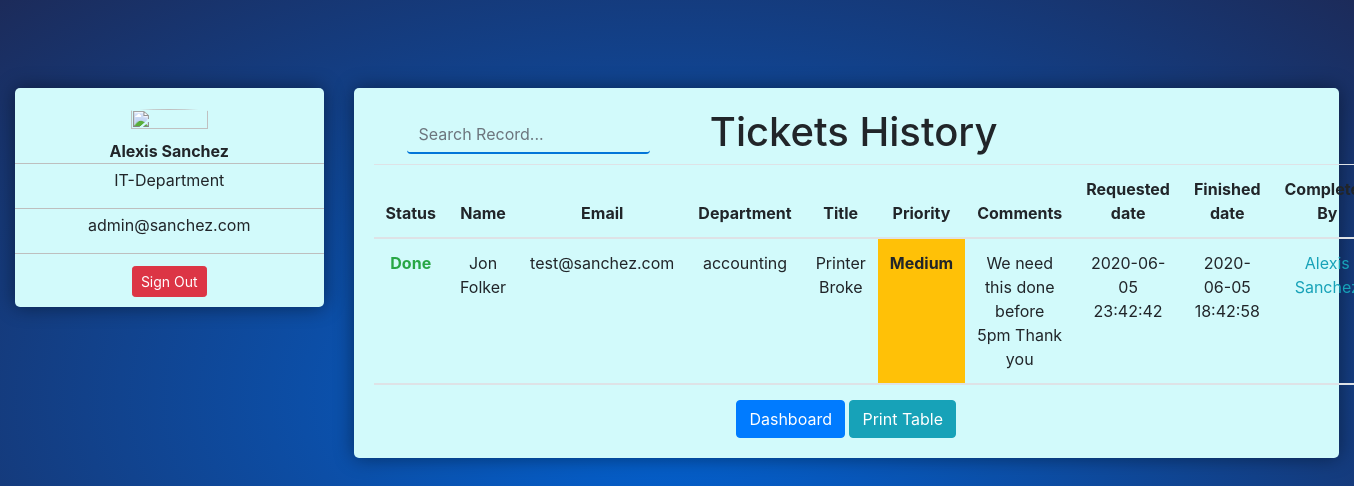
The app's page /view/all-tickets.php (signed in) with its own data.
### tables this page shows
CREATE TABLE `users` (
  `id` int(100) NOT NULL,
  `fname` varchar(20) NOT NULL,
  `lname` varchar(20) NOT NULL,
  `email` varchar(50) NOT NULL,
  `password` varchar(20) NOT NULL,
  `department` varchar(30) NOT NULL,
  `level` varchar(25) NOT NULL
);

CREATE TABLE `request_ticket` (
  `id` int(100) NOT NULL,
  `fname` varchar(20) NOT NULL,
  `lname` varchar(20) NOT NULL,
  `email` varchar(50) NOT NULL,
  `department` varchar(30) NOT NULL,
  `title` varchar(100) NOT NULL,
  `priority` varchar(20) NOT NULL,
  `comments` varchar(500) NOT NULL,
  `request_date` timestamp NOT NULL DEFAULT current_timestamp(),
  `status` varchar(20) NOT NULL,
  `finished_date` varchar(250) NOT NULL,
  `completed_by` varchar(100) NOT NULL
);

### view/all-tickets.php (the view, shortened to what this page needs)
<!DOCTYPE html>
<html lang="en">
<head>
    <link rel="stylesheet" href="https://stackpath.bootstrapcdn.com/bootstrap/4.5.0/css/bootstrap.min.css">
    <link rel="stylesheet" href="../css/style.css">
</head>
<body>
    <div class="">
        <div class="row profile">
            <?php
            include('menu.php');
                if($row['level'] == 'admin'){
            ?>
            <div class="col-md-9 mt-2">
                <div class="profile-content text-center">
                    <div class="row">
                        <input type="text" class="form-control ml-5 mt-2 col-sm-3" id="search" placeholder="Search Record..." >
                        <h1 class="col-sm-5">Tickets History</h1>
                    </div>
                    <table class="table table-hover" id="printableArea">
                        <thead>
                            <tr>
                                <th scope="col">Status</th>
                                <th scope="col">Name</th>
                                <th scope="col">Email</th>
                                <th scope="col">Department</th>
                                <th scope="col">Title</th>
                                <th scope="col">Priority</th>
                                <th scope="col">Comments</th>
                                <th scope="col">Requested date</th>
                                <th scope="col">Finished date</th>
                                <th scope="col">Completed By</th>
                            </tr>
                        </thead>
                        <?php
                        require("../controller/db.php");
                        $sql = "SELECT * FROM request_ticket";
                        $result = $conn->query($sql);
                        while ($rows = $result->fetch_assoc()) {
                        ?>
                            <tbody id="all-tickets">
                                <tr>
                                    <?php
                                    if ($rows['status'] == 'done') { ?>
                                        <th scope="row" class="text-success text-capitalize"><?php echo $rows['status']; ?></th>
                                        <td><?php echo $rows['fname']." ". $rows['lname']; ?></td>
                                    <td><?php echo $rows['email']; ?></td>
                                    <td><?php echo $rows['department']; ?></td>
                                    <td><?php echo $rows['title']; ?></td>
                                    <?php
                                    if ($rows['priority'] == 'low') { ?>
                                        <td class="bg-success font-weight-bold text-capitalize"><?php echo $rows['priority']; ?></td>
                                    <?php
                                    } elseif ($rows['priority'] == 'medium') {
                                    ?>
                                        <td class="bg-warning font-weight-bold text-capitalize"><?php echo $rows['priority']; ?></td>
                                    <?php
                                    } elseif ($rows['priority'] == 'high') {
                                    ?>
                                        <td class="bg-danger font-weight-bold text-capitalize"><?php echo $rows['priority']; ?></td>
                                    <?php } ?>
                                    <td><?php echo $rows['comments']; ?></td>
                                    <td><?php echo $rows['request_date']; ?></td>
                                    <td><?php echo $rows['finished_date']; ?></td>
                                    <td class="text-info"><?php echo $rows['completed_by']; ?></td>
                                    <?php
                                    }
                                    ?>
                                </tr>
                            </tbody>
                        <?php
                        }
                        ?>
                    </table>
                    <a class="btn btn-primary btn-md" href="../view/dashboard-admin.php">Dashboard</a>
                    <button class="btn btn-info btn-md" onclick="myApp.printTable()" >Print Table</button>
                </div>
            </div>
        </div>
    </div>
    <?php
	}else{
		header("Location: dashboard.php");
	}
?>
</body>
</html>

### view/menu.php (shortened to what this page needs)
<?php
    require("../controller/db.php");
    $curent_user = $_SESSION['id'];
    $sql = "SELECT * FROM users WHERE id='$curent_user' ";
    $result = $conn->query($sql);
    $row = $result->fetch_assoc();
?>
<div class="col-md-3 mt-2">
                <div class="profile-sidebar">
                    <div class="profile-userpic text-center">
                        <img src="https://www.pngkit.com/png/full/78-782168_photo-vault-boy-transparent-background.png" class="img-responsive" alt="">
                    </div>
                    <div class="profile-usermenu text-center">
                        <ul class="nav">
                            <li class=" col-sm-12 mt-1">
                            <b><?php echo $row['fname']." ". $row['lname']; ?></b>
                            </li>
                            <li class=" col-sm-12 mt-1">
                            <p><?php echo $row['department']; ?></p>
                            </li>
                            <li class=" col-sm-12 mt-1">
                            <p><?php echo $row['email']; ?></p>
                            </li>
                            <div class=" col-sm-12 mt-1">
                            <?php echo "<a onClick=\"javascript: return confirm('Are you sure you want to log out?');\"  href='../model/logout.php' class='btn btn-danger mt-2 btn-sm'>Sign Out</a>" ?>
                            </div>
                        </ul>
                    </div>
                </div>
            </div>

### css/style.css (style rules this page uses)
html, * { margin: 0; padding: 0; }
body { background: -webkit-radial-gradient( center, ellipse cover, #0264d6 1%, #1c2b5a 100% ); height: 90vh; }
.profile { margin: 80px 0; }
.profile-sidebar { padding: 20px 0 10px 0; background: #d2fafb; border-radius: 5px; box-shadow: 0 0 20px rgba(0, 0, 0, 0.445); }
.profile-userpic img { float: none; margin: 0 auto; width: 50%; height: 50%; -webkit-border-radius: 50% !important; -moz-border-radius: 50% !important; border-radius: 50% !important; }
.profile-usermenu ul li { border-bottom: 1px solid #bebebe; }
.profile-content { padding: 20px; background: #d2fafb; border-radius: 5px; box-shadow: 0 0 20px rgba(0, 0, 0, 0.445); }
#search { border: none; background: #d2fafb; border-bottom: 2px solid #0275d8; }

### records on screen
users: fname "Alexis", lname "Sanchez", department "IT-Department", email "admin@sanchez.com"
request_ticket: status "Done", fname "Jon", lname "Folker", email "test@sanchez.com", department "accounting", title "Printer Broke", priority "Medium", comments "We need this done before 5pm Thank you", request_date "2020-06-05 23:42:42", finished_date "2020-06-05 18:42:58", completed_by "Alexis…"
